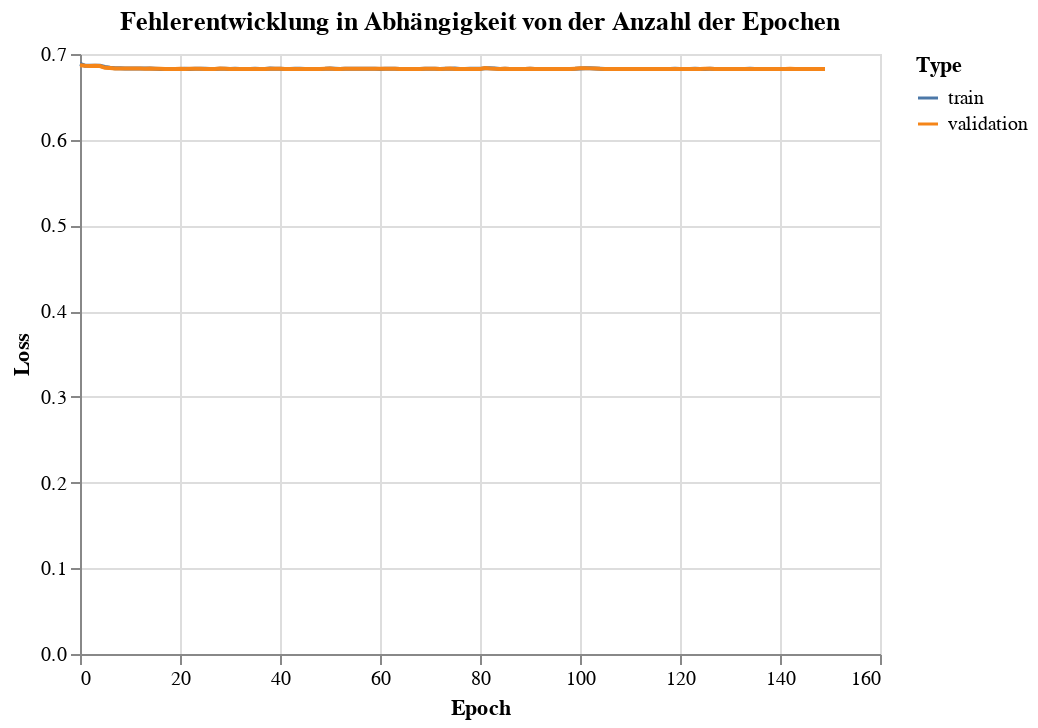

This figure's notebook cell:
### Code cell
train_eval_loss_chart = alt.Chart(loss_df).mark_line().encode(
 x='Epoch',
 y='Loss',
 color='Type'
).properties(title='Fehlerentwicklung in Abhängigkeit von der Anzahl der Epochen')
train_eval_loss_chart

### Figure 1 — Vega-Lite specification as saved in the notebook (floating-point values rounded to 4 significant figures; data arrays with more than 128 entries replaced by an {"elided": "..."} marker saying what was removed)
{"config": {"view": {"continuousWidth": 400, "continuousHeight": 300}}, "data": {"name": "data-ebaabcae8e8c50457ef6a94e4e69907f"}, "mark": "line", "encoding": {"color": {"field": "Type", "type": "nominal"}, "x": {"field": "Epoch", "type": "quantitative"}, "y": {"field": "Loss", "type": "quantitative"}}, "title": "Fehlerentwicklung in Abhängigkeit von der Anzahl der Epochen", "$schema": "https://vega.github.io/schema/vega-lite/v4.17.0.json", "datasets": {"data-ebaabcae8e8c50457ef6a94e4e69907f": {"elided": "300 records"}}}
